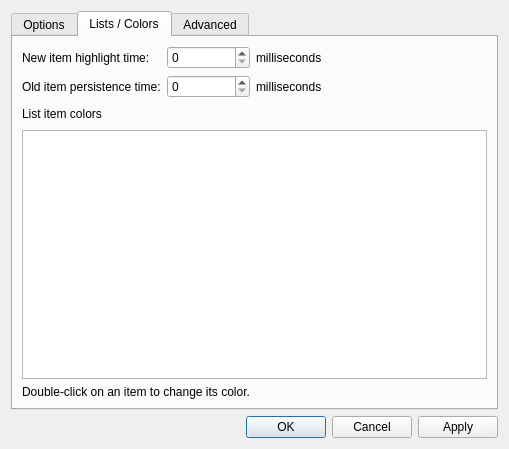
<?xml version="1.0" encoding="UTF-8"?>
<ui version="4.0">
 <class>SettingsWindow</class>
 <widget class="QWidget" name="SettingsWindow">
  <property name="geometry">
   <rect>
    <x>0</x>
    <y>0</y>
    <width>509</width>
    <height>419</height>
   </rect>
  </property>
  <property name="sizePolicy">
   <sizepolicy hsizetype="Preferred" vsizetype="Preferred">
    <horstretch>0</horstretch>
    <verstretch>0</verstretch>
   </sizepolicy>
  </property>
  <property name="minimumSize">
   <size>
    <width>0</width>
    <height>0</height>
   </size>
  </property>
  <property name="maximumSize">
   <size>
    <width>16777215</width>
    <height>16777215</height>
   </size>
  </property>
  <property name="windowTitle">
   <string>Create new Service</string>
  </property>
  <layout class="QVBoxLayout" name="verticalLayout_2">
   <item>
    <layout class="QVBoxLayout" name="verticalLayout">
     <item>
      <widget class="QTabWidget" name="tabWidget">
       <property name="font">
        <font>
         <kerning>true</kerning>
        </font>
       </property>
       <property name="tabPosition">
        <enum>QTabWidget::North</enum>
       </property>
       <property name="currentIndex">
        <number>1</number>
       </property>
       <widget class="QWidget" name="tab">
        <attribute name="title">
         <string>Options</string>
        </attribute>
        <layout class="QGridLayout" name="gridLayout_4">
         <item row="1" column="0">
          <layout class="QGridLayout" name="gridLayout_3">
           <item row="6" column="0">
            <widget class="QLabel" name="label_8">
             <property name="text">
              <string>Graph length:</string>
             </property>
             <property name="alignment">
              <set>Qt::AlignRight|Qt::AlignTrailing|Qt::AlignVCenter</set>
             </property>
            </widget>
           </item>
           <item row="15" column="2">
            <spacer name="horizontalSpacer_2">
             <property name="orientation">
              <enum>Qt::Horizontal</enum>
             </property>
             <property name="sizeHint" stdset="0">
              <size>
               <width>40</width>
               <height>20</height>
              </size>
             </property>
            </spacer>
           </item>
           <item row="15" column="1">
            <spacer name="verticalSpacer">
             <property name="orientation">
              <enum>Qt::Vertical</enum>
             </property>
             <property name="sizeHint" stdset="0">
              <size>
               <width>20</width>
               <height>40</height>
              </size>
             </property>
            </spacer>
           </item>
           <item row="5" column="0">
            <widget class="QLabel" name="label_9">
             <property name="text">
              <string>Refresh interval:</string>
             </property>
             <property name="alignment">
              <set>Qt::AlignRight|Qt::AlignTrailing|Qt::AlignVCenter</set>
             </property>
            </widget>
           </item>
           <item row="9" column="0">
            <widget class="QLabel" name="label_5">
             <property name="font">
              <font>
               <weight>75</weight>
               <bold>true</bold>
              </font>
             </property>
             <property name="text">
              <string>Tray options</string>
             </property>
            </widget>
           </item>
           <item row="5" column="1">
            <widget class="QSpinBox" name="refreshInterval">
             <property name="maximum">
              <number>10000</number>
             </property>
             <property name="singleStep">
              <number>250</number>
             </property>
            </widget>
           </item>
           <item row="0" column="0">
            <widget class="QLabel" name="label_4">
             <property name="font">
              <font>
               <weight>75</weight>
               <bold>true</bold>
              </font>
             </property>
             <property name="text">
              <string>General options</string>
             </property>
            </widget>
           </item>
           <item row="7" column="1">
            <widget class="QCheckBox" name="chkShow32">
             <property name="text">
              <string>Append &quot;*32&quot; to WoW64 processes</string>
             </property>
            </widget>
           </item>
           <item row="11" column="1">
            <widget class="QCheckBox" name="chkShowTray">
             <property name="text">
              <string>Show Sys-Tray</string>
             </property>
            </widget>
           </item>
           <item row="12" column="0">
            <widget class="QLabel" name="label_10">
             <property name="text">
              <string>Infos in tray:</string>
             </property>
             <property name="alignment">
              <set>Qt::AlignRight|Qt::AlignTrailing|Qt::AlignVCenter</set>
             </property>
            </widget>
           </item>
           <item row="5" column="2">
            <widget class="QLabel" name="label_12">
             <property name="text">
              <string>milliseconds</string>
             </property>
            </widget>
           </item>
           <item row="6" column="2">
            <widget class="QLabel" name="label_11">
             <property name="text">
              <string>seconds</string>
             </property>
            </widget>
           </item>
           <item row="1" column="1">
            <widget class="QCheckBox" name="chkUseCycles">
             <property name="text">
              <string>Use cycle count to calculate CPU Usage</string>
             </property>
            </widget>
           </item>
           <item row="12" column="1">
            <widget class="QComboBox" name="trayMode"/>
           </item>
           <item row="8" column="1" colspan="2">
            <widget class="QCheckBox" name="chkUdpCons">
             <property name="text">
              <string>Show Pseudo UDP Connections</string>
             </property>
            </widget>
           </item>
           <item row="15" column="0">
            <spacer name="horizontalSpacer_3">
             <property name="orientation">
              <enum>Qt::Horizontal</enum>
             </property>
             <property name="sizeHint" stdset="0">
              <size>
               <width>40</width>
               <height>20</height>
              </size>
             </property>
            </spacer>
           </item>
           <item row="2" column="1">
            <widget class="QCheckBox" name="chkLinuxStyle">
             <property name="text">
              <string>Show CPU Usage like on Linux</string>
             </property>
             <property name="tristate">
              <bool>true</bool>
             </property>
            </widget>
           </item>
           <item row="13" column="1">
            <widget class="QCheckBox" name="chkToTray">
             <property name="text">
              <string>Close to Sys-Tray</string>
             </property>
            </widget>
           </item>
           <item row="6" column="1">
            <widget class="QSpinBox" name="graphLength">
             <property name="maximum">
              <number>1800</number>
             </property>
             <property name="singleStep">
              <number>60</number>
             </property>
            </widget>
           </item>
           <item row="3" column="1">
            <widget class="QCheckBox" name="chkClearZeros">
             <property name="text">
              <string>Show empty cells instead of zero</string>
             </property>
            </widget>
           </item>
           <item row="4" column="0">
            <widget class="QLabel" name="label_18">
             <property name="text">
              <string>Highlight high load cells</string>
             </property>
             <property name="alignment">
              <set>Qt::AlignRight|Qt::AlignTrailing|Qt::AlignVCenter</set>
             </property>
            </widget>
           </item>
           <item row="4" column="1">
            <widget class="QSpinBox" name="highlightCount"/>
           </item>
          </layout>
         </item>
        </layout>
       </widget>
       <widget class="QWidget" name="tab_2">
        <attribute name="title">
         <string>Lists / Colors</string>
        </attribute>
        <layout class="QGridLayout" name="gridLayout_2">
         <item row="0" column="0">
          <layout class="QGridLayout" name="gridLayout">
           <item row="1" column="0">
            <widget class="QLabel" name="label">
             <property name="text">
              <string>Old item persistence time:</string>
             </property>
            </widget>
           </item>
           <item row="4" column="0" colspan="2">
            <widget class="QLabel" name="label_3">
             <property name="text">
              <string>Double-click on an item to change its color.</string>
             </property>
            </widget>
           </item>
           <item row="2" column="0">
            <widget class="QLabel" name="label_2">
             <property name="text">
              <string>List item colors</string>
             </property>
            </widget>
           </item>
           <item row="3" column="0" colspan="3">
            <widget class="QListWidget" name="colorList"/>
           </item>
           <item row="2" column="2">
            <spacer name="horizontalSpacer_4">
             <property name="orientation">
              <enum>Qt::Horizontal</enum>
             </property>
             <property name="sizeHint" stdset="0">
              <size>
               <width>40</width>
               <height>20</height>
              </size>
             </property>
            </spacer>
           </item>
           <item row="1" column="1">
            <widget class="QSpinBox" name="persistenceTime">
             <property name="maximum">
              <number>60000</number>
             </property>
             <property name="singleStep">
              <number>500</number>
             </property>
            </widget>
           </item>
           <item row="0" column="1">
            <widget class="QSpinBox" name="highlightTime">
             <property name="maximum">
              <number>60000</number>
             </property>
             <property name="singleStep">
              <number>500</number>
             </property>
            </widget>
           </item>
           <item row="0" column="0">
            <widget class="QLabel" name="label_19">
             <property name="text">
              <string>New item highlight time:</string>
             </property>
            </widget>
           </item>
           <item row="1" column="2">
            <widget class="QLabel" name="label_13">
             <property name="text">
              <string>milliseconds</string>
             </property>
            </widget>
           </item>
           <item row="0" column="2">
            <widget class="QLabel" name="label_20">
             <property name="text">
              <string>milliseconds</string>
             </property>
            </widget>
           </item>
          </layout>
         </item>
        </layout>
       </widget>
       <widget class="QWidget" name="tab_3">
        <attribute name="title">
         <string>Advanced</string>
        </attribute>
        <layout class="QGridLayout" name="gridLayout_6">
         <item row="0" column="0">
          <layout class="QGridLayout" name="gridLayout_5">
           <item row="1" column="0">
            <widget class="QLabel" name="label_14">
             <property name="text">
              <string>Use Kernel Driver:</string>
             </property>
             <property name="alignment">
              <set>Qt::AlignRight|Qt::AlignTrailing|Qt::AlignVCenter</set>
             </property>
            </widget>
           </item>
           <item row="1" column="1">
            <widget class="QComboBox" name="useDriver">
             <property name="minimumSize">
              <size>
               <width>150</width>
               <height>0</height>
              </size>
             </property>
            </widget>
           </item>
           <item row="0" column="0">
            <widget class="QLabel" name="label_15">
             <property name="font">
              <font>
               <weight>75</weight>
               <bold>true</bold>
              </font>
             </property>
             <property name="text">
              <string>Driver Options</string>
             </property>
            </widget>
           </item>
           <item row="2" column="0">
            <widget class="QLabel" name="label_6">
             <property name="font">
              <font>
               <weight>75</weight>
               <bold>true</bold>
              </font>
             </property>
             <property name="text">
              <string>Symbol options</string>
             </property>
            </widget>
           </item>
           <item row="3" column="1">
            <widget class="QCheckBox" name="chkUndecorate">
             <property name="text">
              <string>Undecorate symbols</string>
             </property>
            </widget>
           </item>
           <item row="4" column="0">
            <widget class="QCheckBox" name="chkSymbolPath">
             <property name="text">
              <string>Download Symbols:</string>
             </property>
            </widget>
           </item>
           <item row="5" column="0">
            <widget class="QLabel" name="label_7">
             <property name="font">
              <font>
               <weight>75</weight>
               <bold>true</bold>
              </font>
             </property>
             <property name="text">
              <string>Module options</string>
             </property>
            </widget>
           </item>
           <item row="12" column="1">
            <spacer name="verticalSpacer_2">
             <property name="orientation">
              <enum>Qt::Vertical</enum>
             </property>
             <property name="sizeHint" stdset="0">
              <size>
               <width>20</width>
               <height>40</height>
              </size>
             </property>
            </spacer>
           </item>
           <item row="12" column="0">
            <spacer name="horizontalSpacer">
             <property name="orientation">
              <enum>Qt::Horizontal</enum>
             </property>
             <property name="sizeHint" stdset="0">
              <size>
               <width>40</width>
               <height>20</height>
              </size>
             </property>
            </spacer>
           </item>
           <item row="12" column="2">
            <spacer name="horizontalSpacer_5">
             <property name="orientation">
              <enum>Qt::Horizontal</enum>
             </property>
             <property name="sizeHint" stdset="0">
              <size>
               <width>40</width>
               <height>20</height>
              </size>
             </property>
            </spacer>
           </item>
           <item row="6" column="1">
            <widget class="QCheckBox" name="chkTraceDLLs">
             <property name="text">
              <string>Trace unloaded modules</string>
             </property>
            </widget>
           </item>
           <item row="7" column="1">
            <widget class="QCheckBox" name="chkGetRefServices">
             <property name="text">
              <string>Resolce refering services</string>
             </property>
            </widget>
           </item>
           <item row="8" column="0">
            <widget class="QLabel" name="label_17">
             <property name="font">
              <font>
               <weight>75</weight>
               <bold>true</bold>
              </font>
             </property>
             <property name="text">
              <string>Other Options</string>
             </property>
            </widget>
           </item>
           <item row="9" column="0">
            <widget class="QLabel" name="label_16">
             <property name="text">
              <string>Forced Shutdown/Reboot:</string>
             </property>
             <property name="alignment">
              <set>Qt::AlignRight|Qt::AlignTrailing|Qt::AlignVCenter</set>
             </property>
            </widget>
           </item>
           <item row="9" column="1" colspan="2">
            <widget class="QCheckBox" name="chkSoftForce">
             <property name="text">
              <string>Use soft force, hold CTRL to use hard force</string>
             </property>
            </widget>
           </item>
           <item row="4" column="1" colspan="2">
            <widget class="QLineEdit" name="symbolPath"/>
           </item>
          </layout>
         </item>
        </layout>
       </widget>
      </widget>
     </item>
     <item>
      <widget class="QDialogButtonBox" name="buttonBox">
       <property name="standardButtons">
        <set>QDialogButtonBox::Apply|QDialogButtonBox::Cancel|QDialogButtonBox::Ok</set>
       </property>
      </widget>
     </item>
    </layout>
   </item>
  </layout>
 </widget>
 <resources/>
 <connections/>
</ui>
